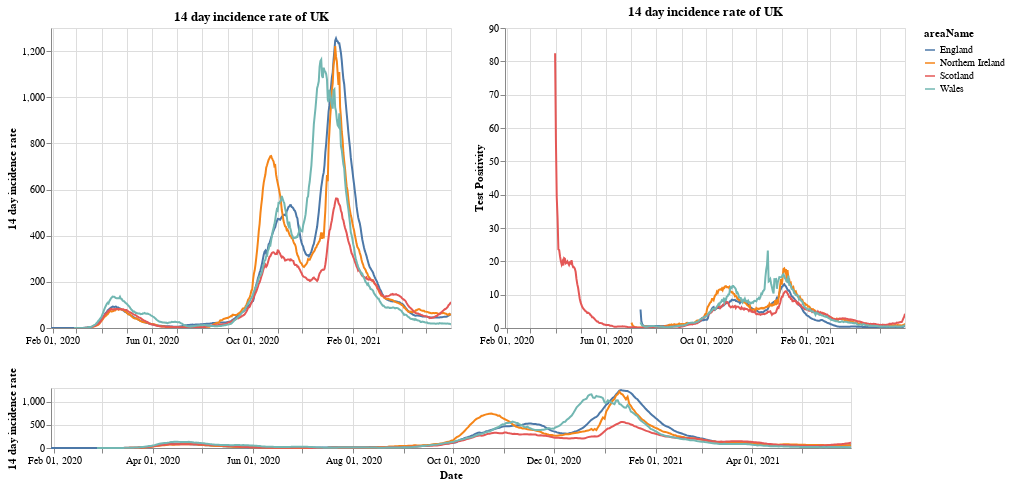

This figure's notebook cell:
### Markdown cell above
# Plots

First a plot with each country in the UK. The top right shows the positivity rate for (which is the percentage of registered tests which were positive) while the top left is the 14 day incidence rate. The bottom chart can be used to select the timeframe (does not work on a mobile device).

### Code cell
#collapse
brush = alt.selection(type='interval', name='DateBrush',encodings=['x'],fields=['Time'])
leg_selection = alt.selection_multi(fields=['areaName'], bind='legend')

base = alt.Chart(uk_cases).mark_line().encode(
    x=alt.X("yearmonthdate(date):T", axis=alt.Axis(title='Date')),
    y=alt.Y("twoWeeklyCasesRate:Q", axis=alt.Axis(title='14 day incidence rate')),
    tooltip=['areaName', 'date','twoWeeklyCasesRate', 'testPositivity'],
    color='areaName',
    opacity=alt.condition(leg_selection, alt.value(2), alt.value(0.1))
).add_selection(leg_selection).properties(width=400)

upper = base.encode(alt.X('yearmonthdate(date):T', axis=alt.Axis(title=''),
                         scale=alt.Scale(domain=brush))
                   ).properties(title=f'14 day incidence rate of UK')
upper_right = upper.encode(alt.Y('testPositivity:Q', axis=alt.Axis(title='Test Positivity')))
lower = base.properties(height=60, width = 800).add_selection(brush)

(upper | upper_right) & lower

### Figure 1 — Vega-Lite specification as saved in the notebook (floating-point values rounded to 4 significant figures; data arrays with more than 128 entries replaced by an {"elided": "..."} marker saying what was removed)
{"config": {"view": {"continuousWidth": 400, "continuousHeight": 300}}, "vconcat": [{"hconcat": [{"mark": "line", "encoding": {"color": {"type": "nominal", "field": "areaName"}, "opacity": {"condition": {"value": 2, "selection": "selector001"}, "value": 0.1}, "tooltip": [{"type": "nominal", "field": "areaName"}, {"type": "temporal", "field": "date"}, {"type": "quantitative", "field": "twoWeeklyCasesRate"}, {"type": "quantitative", "field": "testPositivity"}], "x": {"type": "temporal", "axis": {"title": ""}, "field": "date", "scale": {"domain": {"selection": "DateBrush"}}, "timeUnit": "yearmonthdate"}, "y": {"type": "quantitative", "axis": {"title": "14 day incidence rate"}, "field": "twoWeeklyCasesRate"}}, "selection": {"selector001": {"type": "multi", "fields": ["areaName"], "bind": "legend"}}, "title": "14 day incidence rate of UK", "width": 400}, {"mark": "line", "encoding": {"color": {"type": "nominal", "field": "areaName"}, "opacity": {"condition": {"value": 2, "selection": "selector001"}, "value": 0.1}, "tooltip": [{"type": "nominal", "field": "areaName"}, {"type": "temporal", "field": "date"}, {"type": "quantitative", "field": "twoWeeklyCasesRate"}, {"type": "quantitative", "field": "testPositivity"}], "x": {"type": "temporal", "axis": {"title": ""}, "field": "date", "scale": {"domain": {"selection": "DateBrush"}}, "timeUnit": "yearmonthdate"}, "y": {"type": "quantitative", "axis": {"title": "Test Positivity"}, "field": "testPositivity"}}, "selection": {"selector001": {"type": "multi", "fields": ["areaName"], "bind": "legend"}}, "title": "14 day incidence rate of UK", "width": 400}]}, {"mark": "line", "encoding": {"color": {"type": "nominal", "field": "areaName"}, "opacity": {"condition": {"value": 2, "selection": "selector001"}, "value": 0.1}, "tooltip": [{"type": "nominal", "field": "areaName"}, {"type": "temporal", "field": "date"}, {"type": "quantitative", "field": "twoWeeklyCasesRate"}, {"type": "quantitative", "field": "testPositivity"}], "x": {"type": "temporal", "axis": {"title": "Date"}, "field": "date", "timeUnit": "yearmonthdate"}, "y": {"type": "quantitative", "axis": {"title": "14 day incidence rate"}, "field": "twoWeeklyCasesRate"}}, "height": 60, "selection": {"selector001": {"type": "multi", "fields": ["areaName"], "bind": "legend"}, "DateBrush": {"type": "interval", "encodings": ["x"], "fields": ["Time"]}}, "width": 800}], "data": {"name": "data-79fb5833b7299f98c63933560ed37d02"}, "$schema": "https://vega.github.io/schema/vega-lite/v4.8.1.json", "datasets": {"data-79fb5833b7299f98c63933560ed37d02": {"elided": "1860 records"}}}
